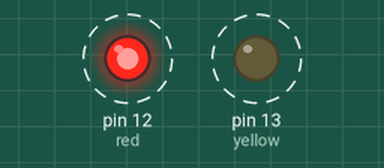
This sketch was run on a simulated Arduino Uno, built with avr-gcc and run on an emulated ATmega328P. Parts: output pins drawn as LEDs (lit = HIGH). Dashed ring = blinking. What the sketch prints to the serial monitor is not drawn.

Above: at 0.2 s.
Timing chart, 0 to 3.0 s (numbered marks = the images above):
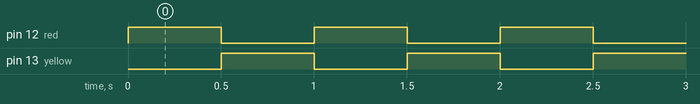

The sketch:

Halloween_Lights.ino
```cpp
//Outputs:
int red = 12;
int yellow = 13;

void setup()
{
  pinMode(red, OUTPUT);
  pinMode(yellow, OUTPUT);
  Serial.begin(9600);
}

void loop()
{
  digitalWrite(yellow, false);
  digitalWrite (red, true);
  Serial.println("Red LED is on");
  delay(500);
  digitalWrite (red, false);
  digitalWrite (yellow, true);
  Serial.println("Yellow LED is on");
  delay(500);
}
```

Measured:
- by itself, pin 12 (red), pin 13 (yellow): alternates HIGH for 0.50 s and LOW for 0.50 s
